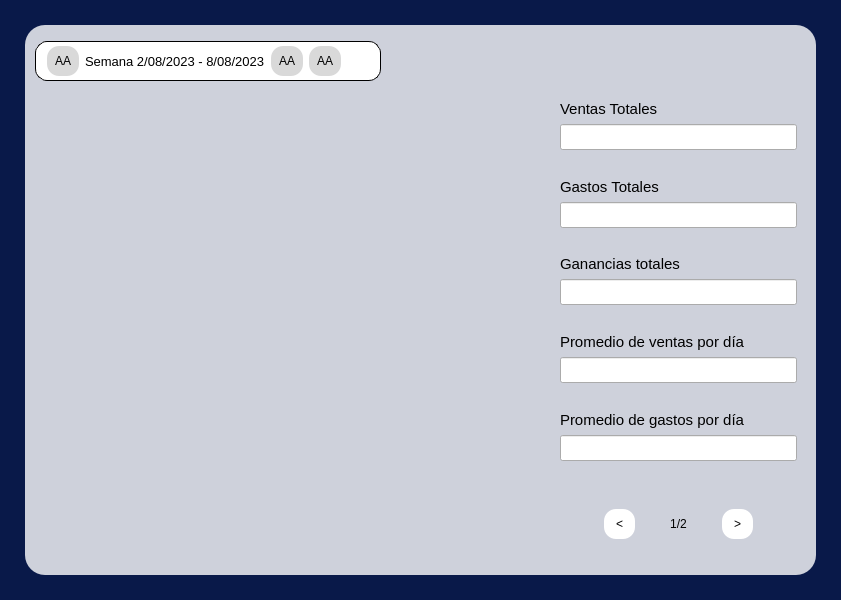
<?xml version="1.0" encoding="UTF-8"?>
<ui version="4.0">
 <class>MainWindow</class>
 <widget class="QMainWindow" name="MainWindow">
  <property name="geometry">
   <rect>
    <x>0</x>
    <y>0</y>
    <width>841</width>
    <height>600</height>
   </rect>
  </property>
  <property name="windowTitle">
   <string>MainWindow</string>
  </property>
  <widget class="QWidget" name="centralwidget">
   <layout class="QVBoxLayout" name="verticalLayout">
    <property name="leftMargin">
     <number>0</number>
    </property>
    <property name="topMargin">
     <number>0</number>
    </property>
    <property name="rightMargin">
     <number>0</number>
    </property>
    <property name="bottomMargin">
     <number>0</number>
    </property>
    <item>
     <widget class="QWidget" name="widgetRealAnalisis" native="true">
      <property name="styleSheet">
       <string notr="true">#widgetRealAnalisis{
	background-color: #091949;
}</string>
      </property>
      <layout class="QVBoxLayout" name="verticalLayout_3" stretch="1">
       <property name="leftMargin">
        <number>25</number>
       </property>
       <property name="topMargin">
        <number>25</number>
       </property>
       <property name="rightMargin">
        <number>25</number>
       </property>
       <property name="bottomMargin">
        <number>25</number>
       </property>
       <item>
        <widget class="QWidget" name="widgetAnalisis" native="true">
         <property name="styleSheet">
          <string notr="true">#widgetAnalisis{
	background-color: rgba(255,255,255,0.8);
	border-radius: 20px;
}</string>
         </property>
         <layout class="QVBoxLayout" name="verticalLayout_2" stretch="1,8">
          <property name="spacing">
           <number>0</number>
          </property>
          <property name="leftMargin">
           <number>10</number>
          </property>
          <property name="topMargin">
           <number>6</number>
          </property>
          <property name="rightMargin">
           <number>10</number>
          </property>
          <property name="bottomMargin">
           <number>6</number>
          </property>
          <item>
           <widget class="QWidget" name="widget_2" native="true">
            <property name="styleSheet">
             <string notr="true"/>
            </property>
            <layout class="QVBoxLayout" name="verticalLayout_4">
             <property name="leftMargin">
              <number>0</number>
             </property>
             <property name="topMargin">
              <number>0</number>
             </property>
             <property name="rightMargin">
              <number>0</number>
             </property>
             <property name="bottomMargin">
              <number>0</number>
             </property>
             <item alignment="Qt::AlignLeft|Qt::AlignVCenter">
              <widget class="QWidget" name="contenedorSemanas" native="true">
               <property name="styleSheet">
                <string notr="true">#contenedorSemanas{
	background-color: white;
	border: 1px solid black;
	border-radius: 12px;
}

#contenedorSemanas QPushButton{
	background-color: #d9d9d9;
	border: none;
	padding: 8px;
	border-radius: 12px;
}

#contenedorSemanas QPushButton:Hover{
	background-color: #c3c3c3;
}</string>
               </property>
               <layout class="QHBoxLayout" name="horizontalLayout">
                <property name="leftMargin">
                 <number>12</number>
                </property>
                <property name="topMargin">
                 <number>5</number>
                </property>
                <property name="rightMargin">
                 <number>40</number>
                </property>
                <property name="bottomMargin">
                 <number>5</number>
                </property>
                <item>
                 <widget class="QPushButton" name="buttonRewind">
                  <property name="text">
                   <string>AA</string>
                  </property>
                 </widget>
                </item>
                <item>
                 <widget class="QLabel" name="labelTiempo">
                  <property name="font">
                   <font>
                    <pointsize>10</pointsize>
                   </font>
                  </property>
                  <property name="text">
                   <string>Semana 2/08/2023 - 8/08/2023</string>
                  </property>
                 </widget>
                </item>
                <item>
                 <widget class="QPushButton" name="buttonFord">
                  <property name="text">
                   <string>AA</string>
                  </property>
                 </widget>
                </item>
                <item>
                 <widget class="QPushButton" name="buttonBuscar">
                  <property name="text">
                   <string>AA</string>
                  </property>
                 </widget>
                </item>
               </layout>
              </widget>
             </item>
            </layout>
           </widget>
          </item>
          <item>
           <widget class="QWidget" name="widgetCentral" native="true">
            <layout class="QHBoxLayout" name="horizontalLayout_2" stretch="2,1">
             <property name="leftMargin">
              <number>0</number>
             </property>
             <property name="topMargin">
              <number>0</number>
             </property>
             <property name="rightMargin">
              <number>0</number>
             </property>
             <property name="bottomMargin">
              <number>0</number>
             </property>
             <item>
              <widget class="QWidget" name="widgetGrafica" native="true">
               <layout class="QVBoxLayout" name="verticalLayout_5"/>
              </widget>
             </item>
             <item>
              <widget class="QWidget" name="Estadisticos" native="true">
               <layout class="QVBoxLayout" name="verticalLayout_6">
                <property name="leftMargin">
                 <number>0</number>
                </property>
                <property name="topMargin">
                 <number>0</number>
                </property>
                <property name="rightMargin">
                 <number>0</number>
                </property>
                <property name="bottomMargin">
                 <number>0</number>
                </property>
                <item>
                 <widget class="QStackedWidget" name="stackedWidgetDatos">
                  <property name="styleSheet">
                   <string notr="true"/>
                  </property>
                  <property name="currentIndex">
                   <number>0</number>
                  </property>
                  <widget class="QWidget" name="pageValoresTiempo">
                   <property name="styleSheet">
                    <string notr="true">#pageValoresTiempo{
	background-color: #ced1db;
}</string>
                   </property>
                   <layout class="QVBoxLayout" name="verticalLayout_11">
                    <item alignment="Qt::AlignTop">
                     <widget class="QWidget" name="labelLineEdit_1" native="true">
                      <layout class="QVBoxLayout" name="verticalLayout_8">
                       <property name="leftMargin">
                        <number>0</number>
                       </property>
                       <property name="topMargin">
                        <number>0</number>
                       </property>
                       <property name="rightMargin">
                        <number>0</number>
                       </property>
                       <property name="bottomMargin">
                        <number>0</number>
                       </property>
                       <item>
                        <widget class="QLabel" name="labelVentasTot">
                         <property name="font">
                          <font>
                           <pointsize>11</pointsize>
                          </font>
                         </property>
                         <property name="text">
                          <string>Ventas Totales</string>
                         </property>
                        </widget>
                       </item>
                       <item>
                        <widget class="QLineEdit" name="lineEditVentasTot">
                         <property name="font">
                          <font>
                           <pointsize>11</pointsize>
                          </font>
                         </property>
                        </widget>
                       </item>
                      </layout>
                     </widget>
                    </item>
                    <item alignment="Qt::AlignTop">
                     <widget class="QWidget" name="labelLineEdit_2" native="true">
                      <layout class="QVBoxLayout" name="verticalLayout_7">
                       <property name="leftMargin">
                        <number>0</number>
                       </property>
                       <property name="topMargin">
                        <number>0</number>
                       </property>
                       <property name="rightMargin">
                        <number>0</number>
                       </property>
                       <property name="bottomMargin">
                        <number>0</number>
                       </property>
                       <item>
                        <widget class="QLabel" name="labelGastosTot">
                         <property name="font">
                          <font>
                           <pointsize>11</pointsize>
                          </font>
                         </property>
                         <property name="text">
                          <string>Gastos Totales</string>
                         </property>
                        </widget>
                       </item>
                       <item>
                        <widget class="QLineEdit" name="lineEditGastosTot">
                         <property name="font">
                          <font>
                           <pointsize>11</pointsize>
                          </font>
                         </property>
                        </widget>
                       </item>
                      </layout>
                     </widget>
                    </item>
                    <item alignment="Qt::AlignTop">
                     <widget class="QWidget" name="labelLineEdit_5" native="true">
                      <layout class="QVBoxLayout" name="verticalLayout_12">
                       <property name="leftMargin">
                        <number>0</number>
                       </property>
                       <property name="topMargin">
                        <number>0</number>
                       </property>
                       <property name="rightMargin">
                        <number>0</number>
                       </property>
                       <property name="bottomMargin">
                        <number>0</number>
                       </property>
                       <item>
                        <widget class="QLabel" name="labelRendimientoTotal">
                         <property name="font">
                          <font>
                           <pointsize>11</pointsize>
                          </font>
                         </property>
                         <property name="text">
                          <string>Ganancias totales</string>
                         </property>
                        </widget>
                       </item>
                       <item>
                        <widget class="QLineEdit" name="GananciasTotales">
                         <property name="font">
                          <font>
                           <pointsize>11</pointsize>
                          </font>
                         </property>
                        </widget>
                       </item>
                      </layout>
                     </widget>
                    </item>
                    <item alignment="Qt::AlignTop">
                     <widget class="QWidget" name="labelLineEdit_3" native="true">
                      <layout class="QVBoxLayout" name="verticalLayout_9">
                       <property name="leftMargin">
                        <number>0</number>
                       </property>
                       <property name="topMargin">
                        <number>0</number>
                       </property>
                       <property name="rightMargin">
                        <number>0</number>
                       </property>
                       <property name="bottomMargin">
                        <number>0</number>
                       </property>
                       <item>
                        <widget class="QLabel" name="text">
                         <property name="font">
                          <font>
                           <pointsize>11</pointsize>
                          </font>
                         </property>
                         <property name="text">
                          <string>Promedio de ventas por día</string>
                         </property>
                        </widget>
                       </item>
                       <item>
                        <widget class="QLineEdit" name="lineEditPromedioGananciaDia">
                         <property name="font">
                          <font>
                           <pointsize>11</pointsize>
                          </font>
                         </property>
                        </widget>
                       </item>
                      </layout>
                     </widget>
                    </item>
                    <item alignment="Qt::AlignTop">
                     <widget class="QWidget" name="labelLineEdit_4" native="true">
                      <layout class="QVBoxLayout" name="verticalLayout_10">
                       <property name="leftMargin">
                        <number>0</number>
                       </property>
                       <property name="topMargin">
                        <number>0</number>
                       </property>
                       <property name="rightMargin">
                        <number>0</number>
                       </property>
                       <property name="bottomMargin">
                        <number>0</number>
                       </property>
                       <item>
                        <widget class="QLabel" name="labelPromedioGastoDia">
                         <property name="font">
                          <font>
                           <pointsize>11</pointsize>
                          </font>
                         </property>
                         <property name="text">
                          <string>Promedio de gastos por día</string>
                         </property>
                        </widget>
                       </item>
                       <item>
                        <widget class="QLineEdit" name="PromGastos">
                         <property name="font">
                          <font>
                           <pointsize>11</pointsize>
                          </font>
                         </property>
                        </widget>
                       </item>
                      </layout>
                     </widget>
                    </item>
                    <item>
                     <widget class="QWidget" name="contenedorPagina" native="true">
                      <property name="styleSheet">
                       <string notr="true">#contenedorPagina QPushButton{
	background-color: white;
	border: none;
	padding: 8px 12px;
	border-radius: 12px;
}

#contenedorPagina QPushButton:Hover{
	background-color: #e6e6e6;
}</string>
                      </property>
                      <layout class="QHBoxLayout" name="horizontalLayout_3">
                       <property name="leftMargin">
                        <number>0</number>
                       </property>
                       <property name="topMargin">
                        <number>0</number>
                       </property>
                       <property name="rightMargin">
                        <number>0</number>
                       </property>
                       <property name="bottomMargin">
                        <number>0</number>
                       </property>
                       <item alignment="Qt::AlignRight">
                        <widget class="QPushButton" name="pushButton_4">
                         <property name="text">
                          <string>&lt;</string>
                         </property>
                        </widget>
                       </item>
                       <item alignment="Qt::AlignHCenter">
                        <widget class="QLabel" name="label_7">
                         <property name="font">
                          <font>
                           <pointsize>9</pointsize>
                          </font>
                         </property>
                         <property name="text">
                          <string>1/2</string>
                         </property>
                         <property name="alignment">
                          <set>Qt::AlignCenter</set>
                         </property>
                        </widget>
                       </item>
                       <item alignment="Qt::AlignLeft">
                        <widget class="QPushButton" name="pushButton_5">
                         <property name="text">
                          <string>&gt;</string>
                         </property>
                        </widget>
                       </item>
                      </layout>
                     </widget>
                    </item>
                   </layout>
                  </widget>
                  <widget class="QWidget" name="pageValoresPermanentes"/>
                 </widget>
                </item>
               </layout>
              </widget>
             </item>
            </layout>
           </widget>
          </item>
         </layout>
        </widget>
       </item>
      </layout>
     </widget>
    </item>
   </layout>
  </widget>
 </widget>
 <resources/>
 <connections/>
</ui>
